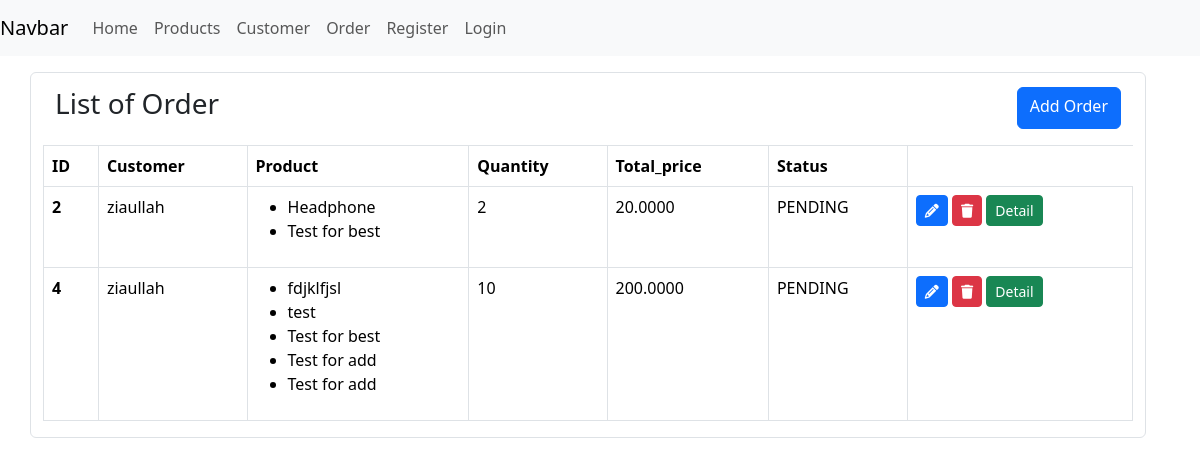
Before: /order/list/ (signed in) with the older database file.
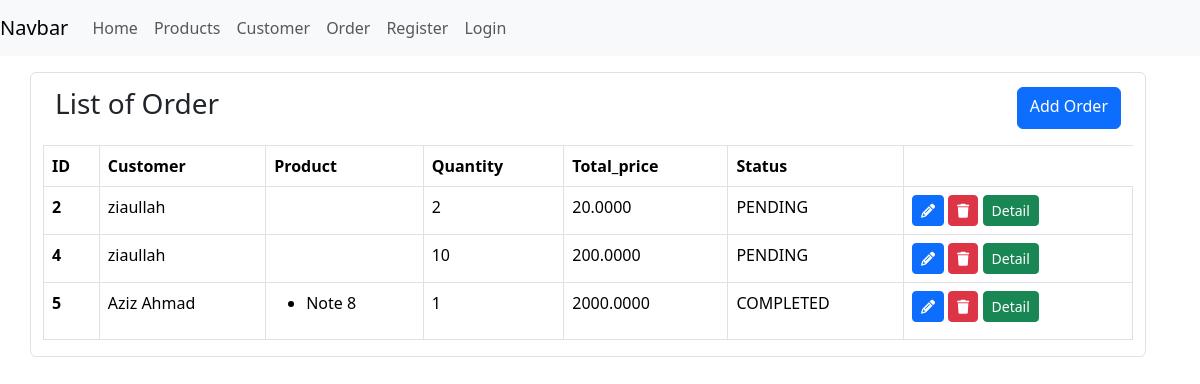
After: the same page with the newer database file.
### e_app/models.py (models this page shows, shortened)
class Order(models.Model):
    STATUS_CHOICES = (
        ('PENDING','pending'),
        ('COMPLETED','completed'),
        ('CANCELED','cancelled'),
    )
    customer = models.ForeignKey(Customer, on_delete = models.CASCADE)
    products = models.ManyToManyField(Product)
    quantity = models.PositiveIntegerField()
    total_price = models.DecimalField(max_digits = 10, decimal_places = 4)
    status = models.CharField(max_length = 20, choices = STATUS_CHOICES, default = 'pending')

class Customer(models.Model):
    name = models.CharField(max_length = 100)
    email = models.EmailField(max_length = 200)
    address = models.TextField()
    gender = models.CharField(max_length = 20)
    def __str__(self):
        return self.name

class Product(models.Model):
    name = models.CharField(max_length = 100)
    description = models.TextField()
    price = models.IntegerField()
    quantity = models.PositiveIntegerField()
    category = models.ForeignKey(Category, on_delete = models.CASCADE)

### e_app/views.py (the view)
# urls.py: path("order/list/",views.order_list,name="order_list"),
@login_required(login_url='login')
def order_list(request):
    try:
        orders = Order.objects.all()
    except Order.DoesNotExist:
        orders = []
    context = {
        'orders': orders,
    }
    return render(request, 'order/index.html', context)

### e_app/templates/order/index.html
{% extends '../base.html' %} {% block content %}
<div class="t-header">
  <h3>List of Order</h3>
  <a href="{% url 'add_order' %}" class="btn btn-primary">Add Order</a>
</div>
<table class="table table-hover mt-3 table-bordered">
  <thead>
    <tr>
      <th scope="col">ID</th>
      <th scope="col">Customer</th>
      <th scope="col">Product</th>
      <th scope="col">Quantity</th>
      <th scope="col">Total_price</th>
      <th scope="col">Status</th>
    </tr>
  </thead>
  <tbody>
    {% for order in orders %}
    <tr>
      <th scope="col">{{order.id}}</th>
      <td>{{order.customer}}</td>
      <td>
        <ul>
          {% for product in order.products.all %}
          <li>{{ product.name }}</li>
          {% endfor %}
        </ul>
      </td>
      <td>{{order.quantity}}</td>
      <td>{{order.total_price}}</td>
      <td>{{order.status}}</td>
      <td>
        <a
          href="{% url 'update_order' order.id %}"
          class="btn btn-primary btn-sm"
          ><i class="fa fa-pencil" aria-hidden="true"></i
        ></a>
        <a
          href="{% url 'delete_order' order.id %}"
          class="btn btn-danger btn-sm"
        >
          <i class="fa fa-trash"></i
        ></a>
        <a href="#" class="btn btn-success btn-sm">Detail</a>
      </td>
    </tr>
    {% endfor %}
  </tbody>
</table>
{% endblock %}

Changed rows visible on the page:
removed Product: name "Headphone", shown under Order id 2
removed Product: name "Test for best"
removed Product: name "fdjklfjsl", shown under Order id 4
removed Product: name "test", shown under Order id 4
removed Product: name "Test for add", shown under Order id 4
removed Product: name "Test for add", shown under Order id 4
added Order: id "5", customer "Aziz Ahmad", quantity "1", total_price "2000.0000", status "COMPLETED"
added Product: name "Note 8", shown under "5"
